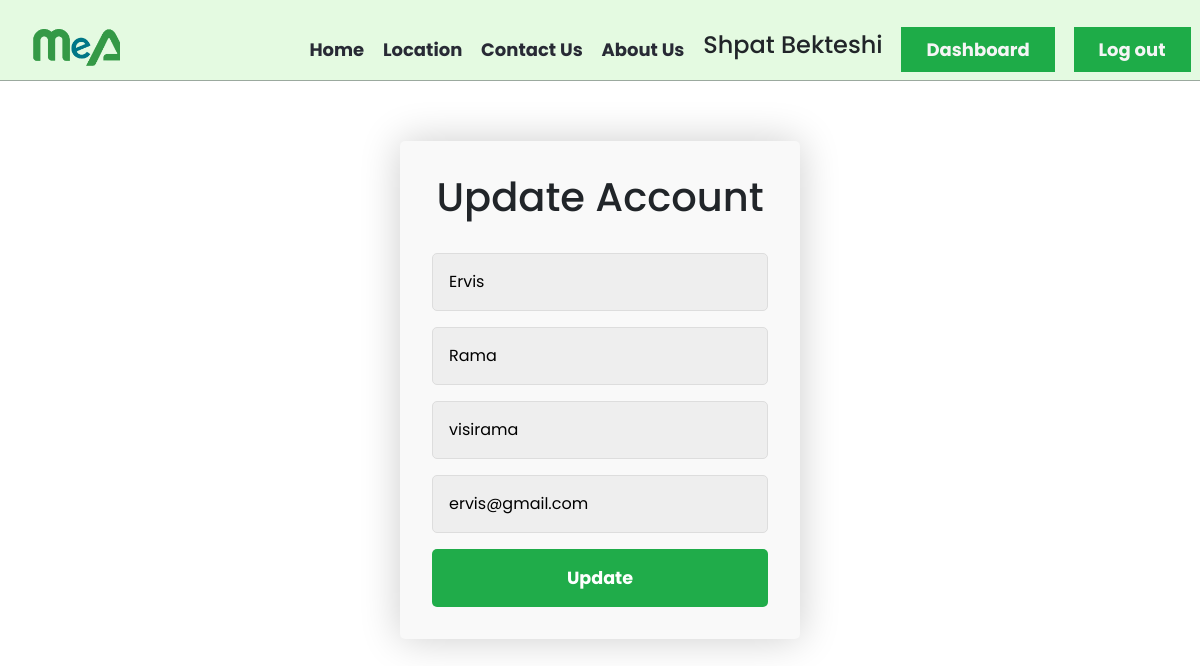
Page /admin/update_user.php?id=7 (signed in) on the committed database.
### tables this page shows
CREATE TABLE `users` (
  `id` int(11) NOT NULL,
  `Name` varchar(30) NOT NULL,
  `Surname` varchar(30) NOT NULL,
  `Username` varchar(30) NOT NULL,
  `Email` varchar(30) NOT NULL,
  `Password` varchar(30) NOT NULL
);

### admin/update_user.php (the view, shortened to what this page needs)
<?php
  include_once 'admin_header.php';
  if(isset($_SESSION['Useradmin'])){
  $id = $_GET['id'];
  $sql = "SELECT * FROM users WHERE id=$id";
  $getUsers = $conn->prepare($sql);
  $getUsers->execute();
  $users = $getUsers->fetchAll();
?>
    <div class="container-login">
        <form class="form" action="../backend/update_user_backend.php" method="post" id="createAccount">
            <h1 class="form_title">Update Account</h1>
            <div class="form_input-group">
                <input type="text" name="Name" id="signupName" value="<?php echo $users[0]['Name']; ?>" class="form_input" autofocus placeholder="First Name">
            </div>
            <div class="form_input-group">
                <input type="text" name="Surname" id="signupSurname" value="<?php echo $users[0]['Surname']; ?>" class="form_input" autofocus placeholder="Last Name">
            </div>
            <div class="form_input-group">
                <input type="text" name="Username" id="signupUsername" value="<?php echo $users[0]['Username']; ?>" class="form_input" autofocus placeholder="Username">
            </div>
            <div class="form_input-group">
                <input type="text" name="Email" class="form_input" value="<?php echo $users[0]['Email']; ?>" autofocus placeholder="Email Address">
            </div>
            <button class="form_button" name="updateBtn" type="submit">Update</button>
        </form>
    </div>
</body>
</html>
<?php } else {
    header("location: admin_login.php?you+need+to+login");
    exit();
}
?>

### CSS/Style.css (style rules this page uses)
* { margin: 0; padding: 0; box-sizing: border-box; font-family: 'Poppins', sans-serif; }
h1 { font-size: 2rem; }
body { top: 0; line-height: 1.5; }
button { padding: 9px 25px; margin: 10px; background-color: #11a73eee; border: none; border-radius: 50px; cursor: pointer; transition: all 0.3s ease-in-out 0s; color: whitesmoke; text-decoration: none; font-weight: bold; font-size: 18px; }
body { font-weight: 100; font-size: 12px; line-height: 30px; color: rgb(40, 42, 53); background: white; }

### CSS/login.css (style rules this page uses)
* { margin: 0; padding: 0; box-sizing: border-box; }
body { line-height: 1.5; top: 0; font-size: 18px; background: url(./background.jpg); }
.container-login { width: 400px; margin: 5% auto; padding: 2rem; box-shadow: 0 0 40px rgba(0, 0, 0, 0.2); border-radius: 5px; background: #F9F9F9; }
.form input { border-radius: 5px; }
.form>*:first-child { margin-top: 0; }
.form>*:last-child { margin-bottom: 0; }
.form_title { margin-bottom: 2rem; text-align: center; }
.form_input-group { margin-bottom: 1rem; }
.form_input { display: block; width: 100%; padding: 1rem; box-sizing: border-box; border-radius: 5px; border: 1px solid #dddddd; outline: none; background: #eeeeee; }
.form_button { width: 100%; padding: 1rem 2rem; font-weight: bold; font-size: 1.1rem; color: #ffffff; border: none; border-radius: 5px; outline: none; cursor: pointer; background: #11a73eee; }

### rows in the picture
users: Name "Ervis", Surname "Rama", Username "visirama", Email "ervis@gmail.com"

### other values in the picture
$_SESSION['Name'] "Shpat"
$_SESSION['Surname'] "Bekteshi"
